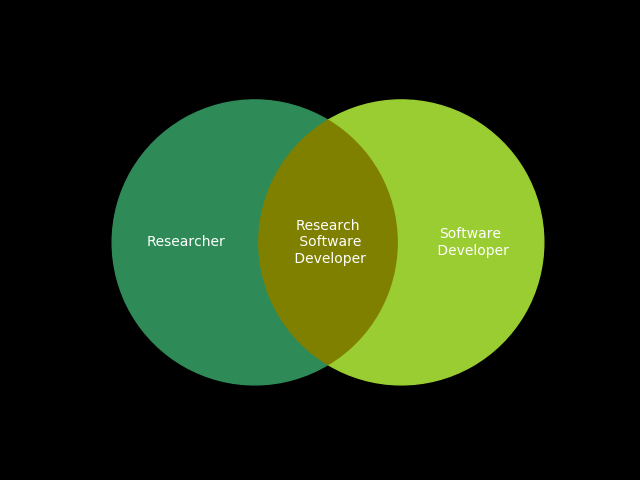

Source code (Python):
import sys
import matplotlib
from matplotlib import pyplot as plt
from matplotlib_venn import venn2

v=venn2(subsets=(5,5,3),set_labels=("",""))
v.get_patch_by_id("10").set_color("seagreen")
v.get_patch_by_id("01").set_color("yellowgreen")
v.get_patch_by_id("11").set_color("olive")
v.get_patch_by_id("10").set_alpha(1.0)
v.get_patch_by_id("01").set_alpha(1.0)
v.get_patch_by_id("11").set_alpha(1.0)
v.get_label_by_id("10").set_text("Researcher")
v.get_label_by_id("11").set_text("Research\n Software\n Developer")
v.get_label_by_id("01").set_text("Software\n Developer")
v.get_label_by_id("10").set_color("white")
v.get_label_by_id("01").set_color("white")
v.get_label_by_id("11").set_color("white")
plt.savefig(sys.argv[1],facecolor="black")
